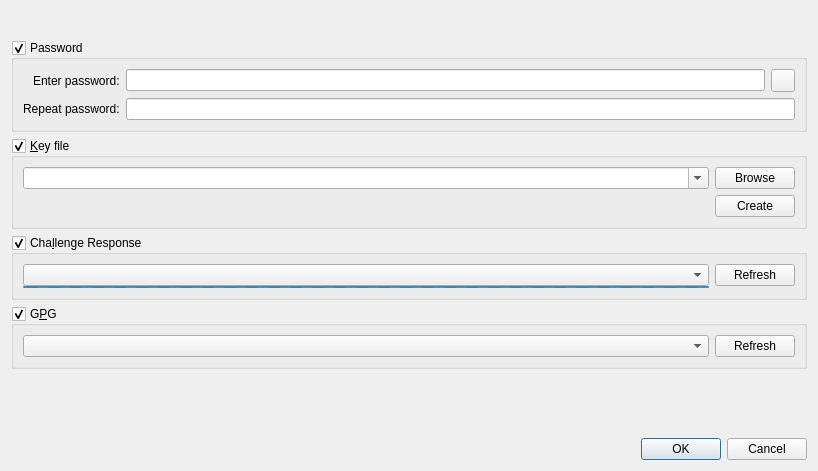
<?xml version="1.0" encoding="UTF-8"?>
<ui version="4.0">
 <class>ChangeMasterKeyWidget</class>
 <widget class="QWidget" name="ChangeMasterKeyWidget">
  <property name="geometry">
   <rect>
    <x>0</x>
    <y>0</y>
    <width>818</width>
    <height>471</height>
   </rect>
  </property>
  <layout class="QVBoxLayout" name="verticalLayout">
   <item>
    <widget class="MessageWidget" name="messageWidget" native="true"/>
   </item>
   <item>
    <widget class="QLabel" name="headlineLabel"/>
   </item>
   <item>
    <spacer name="verticalSpacer_2">
     <property name="orientation">
      <enum>Qt::Vertical</enum>
     </property>
     <property name="sizeType">
      <enum>QSizePolicy::Fixed</enum>
     </property>
     <property name="sizeHint" stdset="0">
      <size>
       <width>1</width>
       <height>3</height>
      </size>
     </property>
    </spacer>
   </item>
   <item>
    <widget class="QGroupBox" name="passwordGroup">
     <property name="title">
      <string>Password</string>
     </property>
     <property name="checkable">
      <bool>true</bool>
     </property>
     <property name="checked">
      <bool>true</bool>
     </property>
     <layout class="QGridLayout" name="gridLayout_2">
      <item row="0" column="0" alignment="Qt::AlignRight">
       <widget class="QLabel" name="enterPasswordLabel">
        <property name="text">
         <string>Enter password:</string>
        </property>
       </widget>
      </item>
      <item row="0" column="1">
       <layout class="QHBoxLayout" name="horizontalLayout">
        <item>
         <widget class="PasswordEdit" name="enterPasswordEdit">
          <property name="echoMode">
           <enum>QLineEdit::Password</enum>
          </property>
         </widget>
        </item>
        <item>
         <widget class="QToolButton" name="togglePasswordButton">
          <property name="checkable">
           <bool>true</bool>
          </property>
         </widget>
        </item>
       </layout>
      </item>
      <item row="1" column="0" alignment="Qt::AlignRight">
       <widget class="QLabel" name="repeatPasswordLabel">
        <property name="text">
         <string>Repeat password:</string>
        </property>
       </widget>
      </item>
      <item row="1" column="1">
       <widget class="PasswordEdit" name="repeatPasswordEdit">
        <property name="echoMode">
         <enum>QLineEdit::Password</enum>
        </property>
       </widget>
      </item>
     </layout>
    </widget>
   </item>
   <item>
    <widget class="QGroupBox" name="keyFileGroup">
     <property name="title">
      <string>&amp;Key file</string>
     </property>
     <property name="checkable">
      <bool>true</bool>
     </property>
     <layout class="QGridLayout" name="gridLayout">
      <item row="0" column="2">
       <widget class="QPushButton" name="browseKeyFileButton">
        <property name="text">
         <string>Browse</string>
        </property>
       </widget>
      </item>
      <item row="1" column="2">
       <widget class="QPushButton" name="createKeyFileButton">
        <property name="text">
         <string>Create</string>
        </property>
       </widget>
      </item>
      <item row="0" column="1">
       <widget class="QComboBox" name="keyFileCombo">
        <property name="sizePolicy">
         <sizepolicy hsizetype="Expanding" vsizetype="Fixed">
          <horstretch>0</horstretch>
          <verstretch>0</verstretch>
         </sizepolicy>
        </property>
        <property name="editable">
         <bool>true</bool>
        </property>
       </widget>
      </item>
     </layout>
    </widget>
   </item>
   <item>
    <widget class="QGroupBox" name="challengeResponseGroup">
     <property name="enabled">
      <bool>true</bool>
     </property>
     <property name="title">
      <string>Cha&amp;llenge Response</string>
     </property>
     <property name="checkable">
      <bool>true</bool>
     </property>
     <property name="checked">
      <bool>true</bool>
     </property>
     <layout class="QGridLayout" name="gridLayout_3">
      <item row="0" column="0">
       <layout class="QGridLayout" name="gridLayout_4">
        <property name="verticalSpacing">
         <number>0</number>
        </property>
        <item row="0" column="1">
         <widget class="QPushButton" name="buttonRedetectYubikey">
          <property name="text">
           <string>Refresh</string>
          </property>
         </widget>
        </item>
        <item row="0" column="0">
         <widget class="QComboBox" name="comboChallengeResponse">
          <property name="sizePolicy">
           <sizepolicy hsizetype="Expanding" vsizetype="Fixed">
            <horstretch>0</horstretch>
            <verstretch>0</verstretch>
           </sizepolicy>
          </property>
         </widget>
        </item>
        <item row="1" column="0">
         <widget class="QProgressBar" name="yubikeyProgress">
          <property name="maximumSize">
           <size>
            <width>16777215</width>
            <height>2</height>
           </size>
          </property>
          <property name="maximum">
           <number>0</number>
          </property>
          <property name="value">
           <number>-1</number>
          </property>
          <property name="textVisible">
           <bool>false</bool>
          </property>
         </widget>
        </item>
       </layout>
      </item>
     </layout>
    </widget>
   </item>

   <item>
    <widget class="QGroupBox" name="gpgGroup">
     <property name="enabled">
      <bool>true</bool>
     </property>
     <property name="title">
      <string>G&amp;PG</string>
     </property>
     <property name="checkable">
      <bool>true</bool>
     </property>
     <property name="checked">
      <bool>true</bool>
     </property>
     <layout class="QGridLayout" name="gridLayout_5">
      <item row="0" column="0">
       <layout class="QGridLayout" name="gridLayout_6">
        <property name="verticalSpacing">
         <number>0</number>
        </property>
        <item row="0" column="1">
         <widget class="QPushButton" name="buttonSearchGpgKeys">
          <property name="text">
           <string>Refresh</string>
          </property>
         </widget>
        </item>
        <item row="0" column="0">
         <widget class="QComboBox" name="comboGpg">
          <property name="sizePolicy">
           <sizepolicy hsizetype="Expanding" vsizetype="Fixed">
            <horstretch>0</horstretch>
            <verstretch>0</verstretch>
           </sizepolicy>
          </property>
         </widget>
        </item>
       </layout>
      </item>
     </layout>
    </widget>
   </item>


   <item>
    <spacer name="verticalSpacer">
     <property name="orientation">
      <enum>Qt::Vertical</enum>
     </property>
     <property name="sizeHint" stdset="0">
      <size>
       <width>20</width>
       <height>40</height>
      </size>
     </property>
    </spacer>
   </item>
   <item>
    <widget class="QDialogButtonBox" name="buttonBox">
     <property name="standardButtons">
      <set>QDialogButtonBox::Cancel|QDialogButtonBox::Ok</set>
     </property>
    </widget>
   </item>
  </layout>
 </widget>
 <customwidgets>
  <customwidget>
   <class>PasswordEdit</class>
   <extends>QLineEdit</extends>
   <header>gui/PasswordEdit.h</header>
  </customwidget>
  <customwidget>
   <class>MessageWidget</class>
   <extends>QWidget</extends>
   <header>gui/MessageWidget.h</header>
   <container>1</container>
  </customwidget>
 </customwidgets>
 <tabstops>
  <tabstop>passwordGroup</tabstop>
  <tabstop>enterPasswordEdit</tabstop>
  <tabstop>repeatPasswordEdit</tabstop>
  <tabstop>togglePasswordButton</tabstop>
  <tabstop>keyFileGroup</tabstop>
  <tabstop>keyFileCombo</tabstop>
  <tabstop>browseKeyFileButton</tabstop>
  <tabstop>createKeyFileButton</tabstop>
  <tabstop>buttonBox</tabstop>
 </tabstops>
 <resources/>
 <connections/>
</ui>
